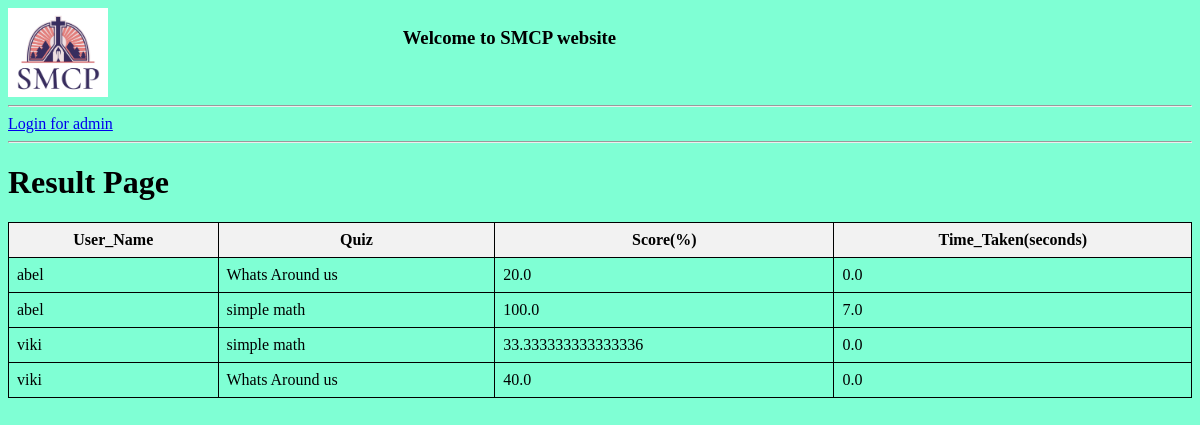
The app's page /results/ with its own data.
### quizes/models.py (models this page shows, shortened)
class Quiz(models.Model):
    name = models.CharField(max_length=120)
    topic = models.CharField(max_length=120)
    number_of_questions = models.IntegerField()
    time = models.IntegerField(help_text="duration of the quiz in minutes")
    required_score_to_pass = models.IntegerField(help_text="required score to pass in %")
    difficulty = models.CharField(max_length=6, choices=DIFF_CHOICES)
    class Meta:
        verbose_name_plural = 'Quizes'

### base/views.py (the view)
# urls.py: path('results/',views.resultpage, name="resultpage"),
def resultpage(request):
    page = 'resultpage'
    column1 = 'User_Name'
    column2 = 'Quiz'
    column3 = 'Score(%)'
    column4 = 'Time_Taken(seconds)'
    users= User.objects.all()
    data = {}
    for user in users:
     results = Result.objects.filter(user=user)
     attemptedquiz = {}
     for result in results:
         if result.quiz.name in attemptedquiz.keys():
             scoreandtime = attemptedquiz[result.quiz.name]
             scoreandtime = scoreandtime.split()
             score = float(scoreandtime[0])
             print(score)
             if score < result.score:
                 attemptedquiz[result.quiz.name] = str(result.score)+" "+str(result.time)
         else:
             attemptedquiz[result.quiz.name]=str(result.score)+" "+str(result.time)
     data[user.username] = attemptedquiz
    context = {'data':data,'page':page,'column1':column1,'column2':column2,'column3':column3,'column4':column4}
    return render(request,'base/resultpage.html',context)

### base/templates/base/resultpage.html (shortened to what this page needs)
{% extends 'main.html' %}
{% block content %}
<head>
  <link rel="stylesheet" type="text/css" media="screen" href="/static/styles/aboutchurch.css">
</head>
<body>
  {% if page == 'resultpage' %}
  <h1>Result Page</h1>
  <table>
    <tr>
      <th>{{ column1 }}</th>
      <th>{{ column2 }}</th>
      <th>{{ column3 }}</th>
      <th>{{ column4 }}</th>
    </tr>
    {% for username, attemptedquiz in data.items %}
      {% for quiz, scoreandtime in attemptedquiz.items %}
      <tr>
        <td>{{ username }}</td>
        <td>
            {{ quiz }}
            <td>
              {% with score=scoreandtime.split.0 %}
              {{ score }}
              {% endwith %}
            </td>
            <td>
              {% with time=scoreandtime.split.1 %}
              {{ time }}
              {% endwith %}
            </td>
        </td>
      </tr>
      {% endfor %}
    {% endfor %}
  </table>
  {% endif %}
</body>
{% endblock content %}

### static/styles/main.css (style rules this page uses)
body { background-color: aquamarine; }

### static/styles/aboutchurch.css (style rules this page uses)
table { border-collapse: collapse; width: 100%; }
th, td { border: 1px solid black; padding: 8px; }
th { background-color: #f2f2f2; font-weight: bold; }

### records on screen
Quiz: attemptedquiz "Whats Around us" "Whats Around us"
Quiz: attemptedquiz "simple math" "simple math"

### other values on screen
{{ column1 }} "User_Name"
{{ column2 }} "Quiz"
{{ column3 }} "Score(%)"
{{ column4 }} "Time_Taken(seconds)"
{{ username }} "abel" "abel" "viki" "viki"
{{ score }} "20.0" "100.0" "33.333333333333336" "40.0"
{{ time }} "0.0" "7.0" "0.0" "0.0"
